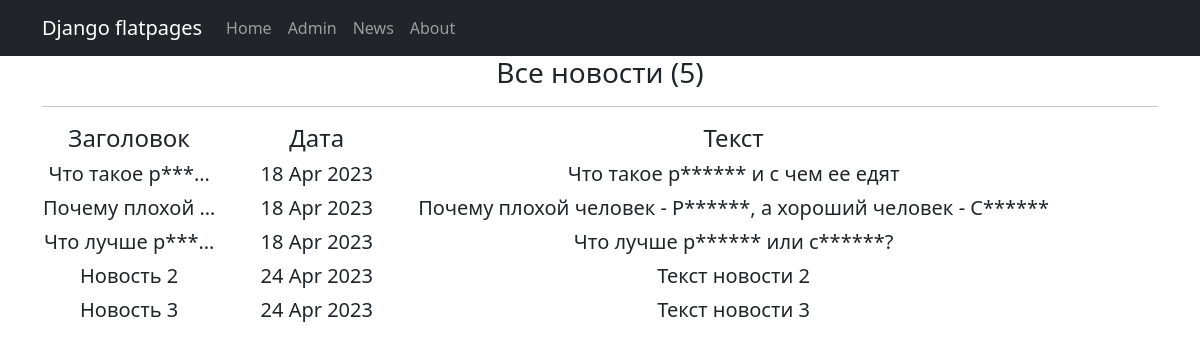
Page /news/ on the committed database.
### news/models.py (models this page shows, shortened)
class Post(models.Model):
    author = models.ForeignKey(Author, on_delete=models.CASCADE)
    news_or_article = models.BooleanField(default=True)  # True - Новость, False - Статья
    datetime = models.DateTimeField(auto_now_add=True)
    category = models.ManyToManyField(Category, through='PostCategory')
    heading = models.CharField(max_length=255)
    text = models.TextField()
    rating = models.IntegerField(default=0)

### news/views.py (the view)
# urls.py: path('', PostsList.as_view()),
class PostsList(ListView):
    model = Post
    ordering = 'datetime'
    template_name = 'posts.html'
    context_object_name = 'posts'
    def get_context_data(self, **kwargs):
        context = super().get_context_data(**kwargs)
        context['time_now'] = datetime.utcnow()
        context['next_sale'] = None
        return context

### news/templatetags/custom_filters.py (called while the page is built)
@register.filter()
def censor(value):
    if not (isinstance(value, str)):
        return f"{value} is not str"
    words = ''
    for word in value.split():
        slovo = word.lower() if word.lower()[-1].isalpha() else word.lower()[:-1]
        if slovo in CENSOR_SYMBOLS:
            znak = '' if word.lower()[-1].isalpha() else word[-1]
            words += word[:1] + CENSOR_SYMBOLS[slovo] + znak + ' '
        else:
            words += word + ' '
    return words[:-1]

### templates/posts.html (shortened to what this page needs)
{% extends 'flatpages/default.html' %}
{% load custom_filters %}
{% block content %}
   <h3>Все новости ({{ posts|length }})</h3>
   <hr>
   {% if posts %}
       <table>
           <tr>
               <td><h4>&emsp;Заголовок&emsp;</h4></td>
               <td><h4>&emsp;&emsp;&emsp;Дата&emsp;&emsp;&emsp;</h4></td>
               <td><h4>Текст</h4></td>
           </tr>
           {% for post in posts %}
           <tr>
               <td><h5>{{ post.heading|censor|truncatechars:15 }}</h5></td>
               <td><h5>{{ post.datetime|date:'d M Y' }}</h5></td>
               <td><h5>{{ post.text|censor|truncatewords:20 }}</h5></td>
           </tr>
           {% endfor %}
       </table>
   {% else %}
       <h2>Новостей нет!</h2>
   {% endif %}
{% endblock content %}

### templates/flatpages/default.html (shortened to what this page needs)
<!DOCTYPE html>
<html lang="en">
    <head>
        {% load static %}
        <link href="{% static 'css/styles.css' %}" rel="stylesheet" />
    </head>
    <body>
        <nav class="navbar navbar-expand-lg navbar-dark bg-dark static-top">
           <div class="container">
               <a class="navbar-brand" href="#">Django flatpages</a>
               <div class="collapse navbar-collapse" id="navbarResponsive">
                   <ul class="navbar-nav ml-auto">
                       <li class="nav-item active">
                           <a class="nav-link" href="/">Home
                           </a>
                       </li>
                       <li class="nav-item">
                           <a class="nav-link" href="/admin/">Admin</a>
                       </li>
                       <li class="nav-item">
                           <a class="nav-link" href="/news/">News</a>
                       </li>
                       <li class="nav-item">
                           <a class="nav-link" href="/about/">About</a>
                       </li>
                   </ul>
               </div>
           </div>
        </nav>
        <div class="container">
            <div class="row">
                <div class="col-lg-12 text-center">
                    {% block content %}{% endblock content %}
                </div>
            </div>
        </div>
    </body>
</html>

### rows in the picture
Post: heading|censor "Что такое р***…", datetime "18 Apr 2023", text|censor "Что такое р****** и с чем ее едят"
Post: heading|censor "Почему плохой …", datetime "18 Apr 2023", text|censor "Почему плохой человек - Р******, а хороший человек - С******"
Post: heading|censor "Что лучше р***…", datetime "18 Apr 2023", text|censor "Что лучше р****** или с******?"
Post: heading|censor "Новость 2", datetime "24 Apr 2023", text|censor "Текст новости 2"
Post: heading|censor "Новость 3", datetime "24 Apr 2023", text|censor "Текст новости 3"

### other values in the picture
{{ posts|length }} "5"
